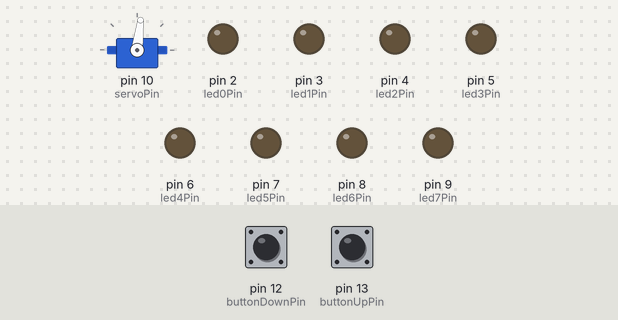
Bench run of a sketch on a simulated Arduino Uno, built with avr-gcc and run on an emulated ATmega328P. Parts: servo, output pins drawn as LEDs (lit = HIGH). The inputs (shaded band) are chosen by the test bench; at power-on: pin 12 (buttonDownPin) LOW, pin 13 (buttonUpPin) LOW.

Above: at 1.2 s.
1.3 s: pin 12 (buttonDownPin) pulled HIGH for 0.15 s
At 1.9 s:
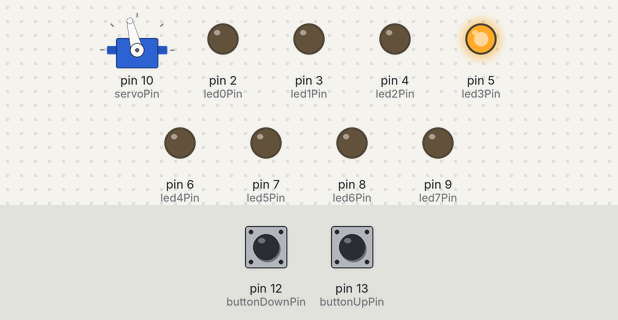
2.9 s: pin 12 (buttonDownPin) pulled HIGH for 1 s
At 3.2 s:
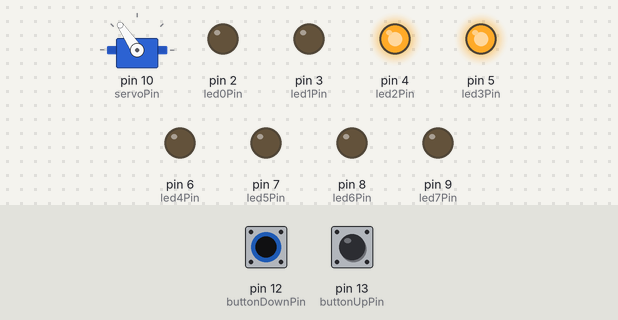
5.4 s: pin 12 (buttonDownPin) pulled HIGH for 0.15 s
At 6.3 s:
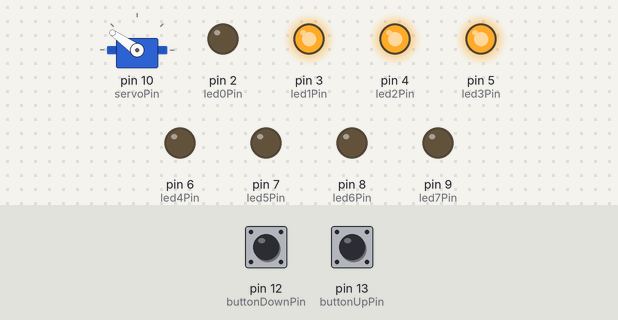
7.0 s: pin 12 (buttonDownPin) pulled HIGH for 3.2 s
At 7.5 s:
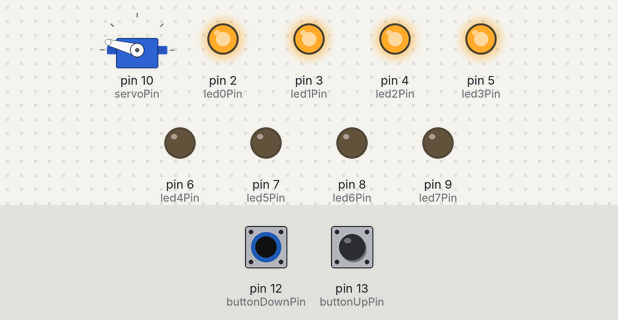
11.7 s: pin 13 (buttonUpPin) pulled HIGH for 0.15 s
At 12.3 s:
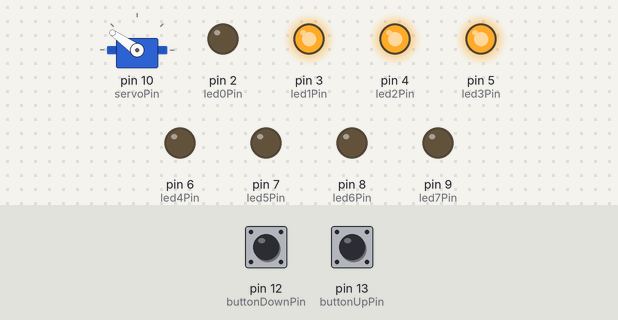
13.3 s: pin 13 (buttonUpPin) pulled HIGH for 1 s
At 14.7 s:
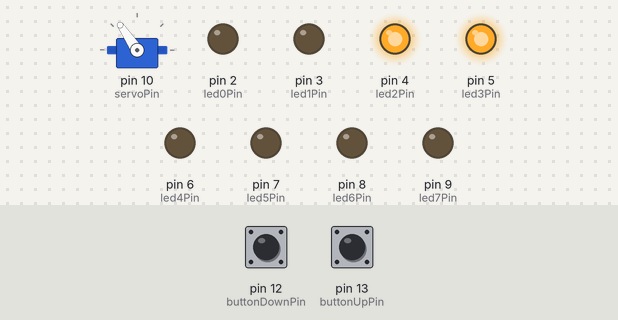
Timing chart, 0 to 16.3 s (numbered marks = the images above; inputs shaded):
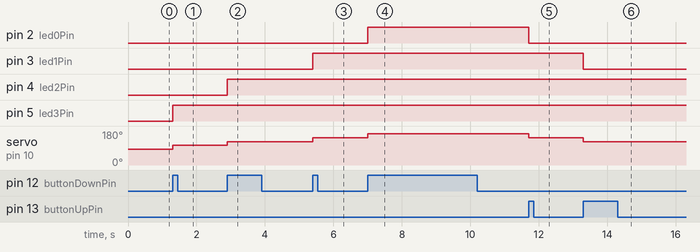

Measured:
- after the input at 1.3 s, pin 5 (led3Pin): LOW → HIGH at once; servo on pin 10 (servoPin): 83° → 104° at once
- after the input at 2.9 s, pin 4 (led2Pin): LOW → HIGH at once; servo on pin 10 (servoPin): 104° → 124° at once
- after the input at 5.4 s, pin 3 (led1Pin): LOW → HIGH at once; servo on pin 10 (servoPin): 124° → 145° at once
- after the input at 7.0 s, pin 2 (led0Pin): LOW → HIGH at once; servo on pin 10 (servoPin): 145° → 165° at once
- after the input at 11.7 s, pin 2 (led0Pin): HIGH → LOW at once; servo on pin 10 (servoPin): 165° → 145° at once
- after the input at 13.3 s, pin 3 (led1Pin): HIGH → LOW at once; servo on pin 10 (servoPin): 145° → 124° at once

The sketch:

clinostat-demo.ino
```cpp
#include<Servo.h>

#define SERVO_MIN 0
#define SERVO_MAX 165

const int led0Pin = 2;
const int led1Pin = 3;
const int led2Pin = 4;
const int led3Pin = 5;
const int led4Pin = 6;
const int led5Pin = 7;
const int led6Pin = 8;
const int led7Pin = 9;
const int servoPin = 10;
const int buttonUpPin = 13;
const int buttonDownPin = 12;

Servo servo;

void setup() {
  // LED pins
  pinMode(led0Pin, OUTPUT);
  pinMode(led1Pin, OUTPUT);
  pinMode(led2Pin, OUTPUT);
  pinMode(led3Pin, OUTPUT);
  pinMode(led4Pin, OUTPUT);
  pinMode(led5Pin, OUTPUT);
  pinMode(led6Pin, OUTPUT);
  pinMode(led7Pin, OUTPUT);

  // init servo to neutral position
  servo.attach(servoPin);
  servo.write(90);

  // Button pins
  pinMode(buttonUpPin, INPUT);
  pinMode(buttonDownPin, INPUT);
}

int level = 5; // 1 - 9, 5 is neutral
int buttonUpState;
int buttonDownState;

void loop() {
  int state, i;

  state = digitalRead(buttonUpPin);
  if (state && !buttonUpState) {
    level++;
    if (level > 9) {
      level = 9;
    }
  }
  buttonUpState = state;

  state = digitalRead(buttonDownPin);
  if (state && !buttonDownState) {
    level--;
    if (level < 1) {
      level = 1;
    }
  }
  buttonDownState = state;

  for (i = 0; i < 4; i++) {
    state = level <= i + 1 ? HIGH : LOW;
    digitalWrite(led0Pin + i, state);
  }
  for (i = 4; i < 8; i++) {
    state = level > i + 1 ? HIGH : LOW;
    digitalWrite(led0Pin + i, state);
  }
  servo.write(map(level, 1, 9, SERVO_MAX, SERVO_MIN));
}
```
